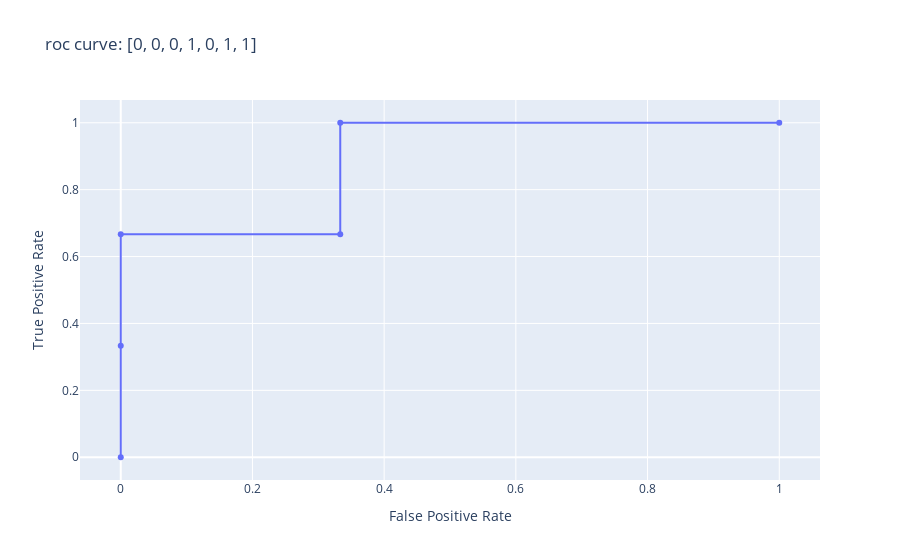

This figure's notebook cell:
### Markdown cell above
Plotting the curve, we see the following:

### Code cell
# scatter = go.Scatter(x = x_vals, y = y_vals)
go.Figure(scatter_2, layout = {'title': 'roc curve: [0, 0, 0, 1, 0, 1, 1]', 
                             'xaxis': {'title': 'False Positive Rate'},
                             'yaxis': {'title': 'True Positive Rate'}
                            })

### Figure 1 — Plotly figure (JSON) as saved in the notebook; plotly's stock layout.template omitted (floating-point values rounded to 4 significant figures)
{"data": [{"name": "imperfect classifier", "type": "scatter", "x": [0, 0, 0, 0.3333, 0.3333, 1], "y": [0, 0.3333, 0.6667, 0.6667, 1, 1]}], "layout": {"autosize": true, "title": {"text": "roc curve: [0, 0, 0, 1, 0, 1, 1]"}, "xaxis": {"autorange": true, "range": [-0.06129, 1.061], "title": {"text": "False Positive Rate"}, "type": "linear"}, "yaxis": {"autorange": true, "range": [-0.07325, 1.073], "title": {"text": "True Positive Rate"}, "type": "linear"}}}
